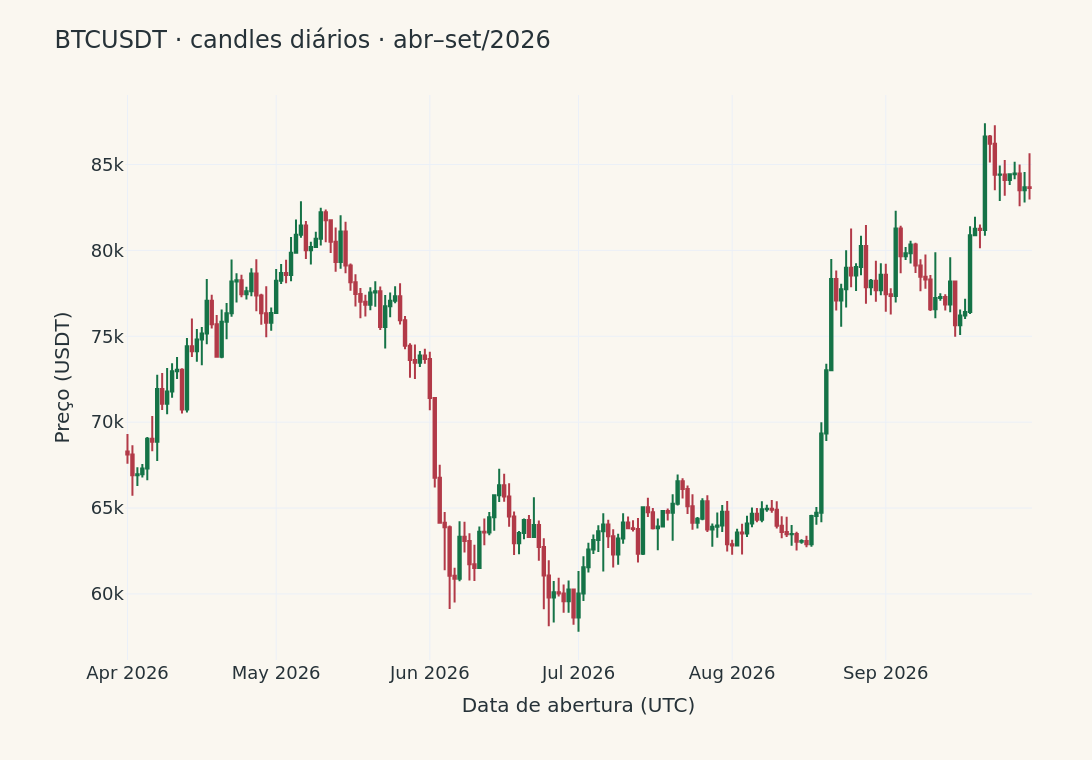

The notebook cell saved with this chart:
### Markdown cell above
### Bloco 11 · O gráfico de candles

O corpo da vela liga abertura e fechamento; os pavios marcam máxima e mínima. A alta usa verde escuro #157347 e a queda vermelho #B23A48. O fundo claro de papel, as fontes e as margens estão explícitos no código, não em um redesenho posterior.

Recortamos de 01/04 a 30/09/2026: são **183 velas**, não uma amostra fictícia de cerca de 180 dias. go.Candlestick recebe as quatro séries OHLC e o índice de abertura UTC. A largura de 1.500 px e altura de 760 px, títulos 24 e ticks 18 favorecem leitura no material audiovisual.

fig.show exibe o gráfico interativo. A produção capturou image/png e o MIME Plotly na mesma execução de kernel, além de exportar JSON e HTML autocontido da mesma figura. Os arquivos estão em `figuras/`; não houve recriação externa do gráfico.

> **O que apareceu:** Entre os fechamentos de 01/04 e 30/09/2026, BTC variou **22,77%**, com quedas e recuperações no caminho. A maior amplitude absoluta máxima−mínima ocorreu em **2026-09-21**: **6.545,45 USDT**, entre mínima **80.850,22** e máxima **87.395,67 USDT**. Amplitude não é retorno diário nem desvio padrão.

### Code cell
ultimos = btc.loc["2026-04-01":]

fig = go.Figure(
    data=[
        go.Candlestick(
            x=ultimos.index,
            open=ultimos["abertura"],
            high=ultimos["maxima"],
            low=ultimos["minima"],
            close=ultimos["fechamento"],
            name="BTCUSDT",
            increasing_line_color="#157347",
            increasing_fillcolor="#157347",
            decreasing_line_color="#B23A48",
            decreasing_fillcolor="#B23A48",
        )
    ]
)
fig.update_layout(
    title=dict(text="BTCUSDT · candles diários · abr–set/2026", font=dict(size=24)),
    yaxis_title="Preço (USDT)",
    xaxis_title="Data de abertura (UTC)",
    xaxis_rangeslider_visible=False,
    template="plotly_white",
    paper_bgcolor="#FAF7F0",
    plot_bgcolor="#FAF7F0",
    font=dict(family="DejaVu Sans, sans-serif", size=20, color="#263238"),
    width=1500,
    height=760,
    margin=dict(l=125, r=60, t=95, b=100),
)
fig.update_xaxes(tickfont=dict(size=18), title_font=dict(size=20), automargin=True)
fig.update_yaxes(tickfont=dict(size=18), title_font=dict(size=20), automargin=True)
fig.show()

### Figure 1 — Plotly figure (JSON) as saved in the notebook; plotly's stock layout.template omitted (floating-point values rounded to 4 significant figures; data arrays with more than 128 entries replaced by an {"elided": "..."} marker saying what was removed)
{"data": [{"close": {"elided": "183 float values"}, "decreasing": {"fillcolor": "#B23A48", "line": {"color": "#B23A48"}}, "high": {"elided": "183 float values"}, "increasing": {"fillcolor": "#157347", "line": {"color": "#157347"}}, "low": {"elided": "183 float values"}, "name": "BTCUSDT", "open": {"elided": "183 float values"}, "type": "candlestick", "x": {"elided": "183 str values"}}], "layout": {"font": {"color": "#263238", "family": "DejaVu Sans, sans-serif", "size": 20}, "height": 760, "margin": {"b": 100, "l": 125, "r": 60, "t": 95}, "paper_bgcolor": "#FAF7F0", "plot_bgcolor": "#FAF7F0", "title": {"font": {"size": 24}, "text": "BTCUSDT · candles diários · abr–set/2026"}, "width": 1500, "xaxis": {"automargin": true, "rangeslider": {"visible": false}, "tickfont": {"size": 18}, "title": {"font": {"size": 20}, "text": "Data de abertura (UTC)"}}, "yaxis": {"automargin": true, "tickfont": {"size": 18}, "title": {"font": {"size": 20}, "text": "Preço (USDT)"}}}}
